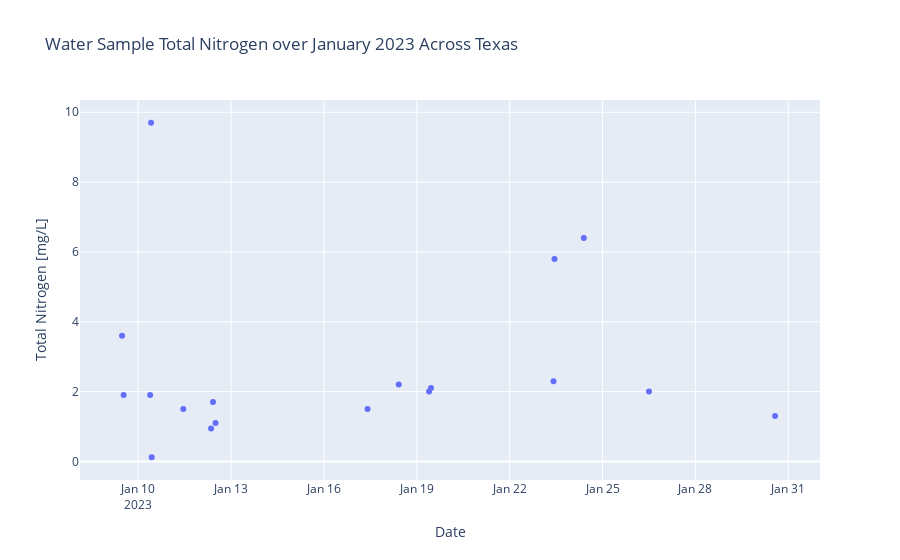

This figure's notebook cell:
### Code cell
fig.update_layout(yaxis_type='linear')

fig.show()

### Figure 1 — Plotly figure (JSON) as saved in the notebook; plotly's stock layout.template omitted (floating-point values rounded to 4 significant figures)
{"data": [{"hovertemplate": "DateTime=%{x}<br>p00600=%{y}<extra></extra>", "legendgroup": "", "marker": {"color": "#636efa", "symbol": "circle"}, "mode": "markers", "name": "", "orientation": "v", "showlegend": false, "type": "scatter", "x": ["2023-01-23T10:00:00", "2023-01-24T09:30:00", "2023-01-10T09:15:00", "2023-01-23T10:45:00", "2023-01-12T08:30:00", "2023-01-09T12:00:00", "2023-01-09T12:45:00", "2023-01-26T11:30:00", "2023-01-26T12:00:00", "2023-01-30T13:45:00", "2023-01-10T11:30:00", "2023-01-09T10:30:00", "2023-01-30T17:00:00", "2023-01-30T13:00:00", "2023-01-17T09:50:00", "2023-01-12T10:00:00", "2023-01-10T10:00:00", "2023-01-10T10:30:00", "2023-01-12T12:00:00", "2023-01-18T10:00:00", "2023-01-10T10:00:00", null, null, null, null, null, null, null, null, null, null, null, null, null, "2023-01-14T19:12:00", "2023-01-17T13:30:00", "2023-01-17T13:37:00", "2023-01-17T13:44:00", "2023-01-17T13:45:00", "2023-01-17T13:52:00", "2023-01-17T14:00:00", "2023-01-24T15:50:00", "2023-01-24T15:55:00", "2023-01-24T16:00:00", "2023-01-24T16:01:00", "2023-01-24T16:05:00", "2023-01-24T16:10:00", "2023-01-09T11:30:00", "2023-01-11T11:00:00", "2023-01-19T09:30:00", "2023-01-10T10:20:00", "2023-01-19T11:00:00", "2023-01-09T11:50:00", "2023-01-11T11:40:00", null, "2023-01-30T12:30:00"], "xaxis": "x", "y": ["2.3", "6.4", "1.9", "5.8", "0.94", null, "1.9", null, "2.0", "1.3", null, null, null, null, "1.5", "1.7", null, "0.12", "1.1", "2.2", "9.7", null, null, null, null, null, null, null, null, null, null, null, null, null, null, null, null, null, null, null, null, null, null, null, null, null, null, "3.6", "1.5", "2.0", null, "2.1", null, null, null, null], "yaxis": "y"}], "layout": {"autosize": true, "legend": {"tracegroupgap": 0}, "title": {"text": "Water Sample Total Nitrogen over January 2023 Across Texas"}, "xaxis": {"anchor": "y", "autorange": true, "domain": [0, 1], "range": ["2023-01-08 03:39:00.716", "2023-01-31 23:50:59.284"], "title": {"text": "Date"}, "type": "date"}, "yaxis": {"anchor": "x", "autorange": true, "domain": [0, 1], "range": [-0.6706, 10.49], "title": {"text": "Total Nitrogen [mg/L]"}, "type": "linear"}}}
